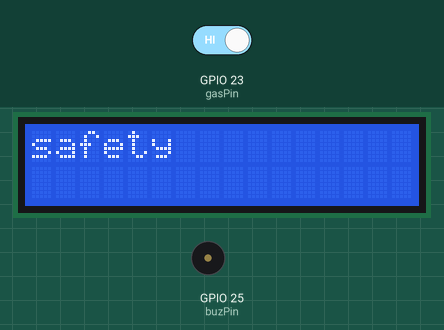
Simulated run of this sketch. Board: ESP32. On the bench: 16×2 character LCD, buzzer (waves = sounding). The inputs (shaded band) are chosen by the test bench; at power-on: GPIO 23 (gasPin) HIGH. What the sketch prints to the serial monitor is not drawn.

Above: at 1.2 s.
1.3 s: GPIO 23 (gasPin) driven LOW
At 2.0 s:
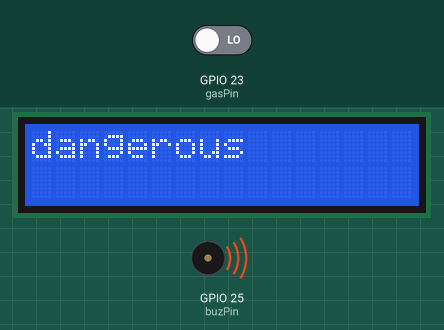
2.8 s: GPIO 23 (gasPin) driven HIGH
At 3.6 s:
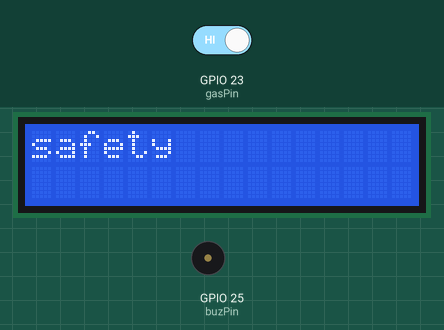
Timing chart, 0 to 5.8 s (numbered marks = the images above; inputs shaded):
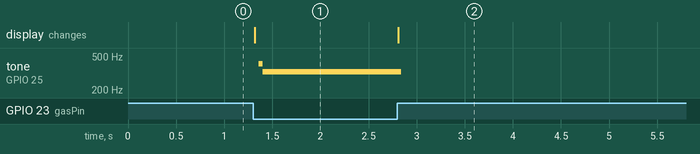

The sketch:

pj10_gas_lcd.ino
```cpp
/*
 * 项目: gas_lcd
 * 描述: LCD显示MQ2气体值,气体泄露警报
 * 编译IDE：ARDUINO IDE
 * 作者: http//www.keyes-robot.com
*/
#include <Wire.h>
#include <LiquidCrystal_I2C.h>

// 初始化LCD与I2C地址0x27, 16列和2行
LiquidCrystal_I2C mylcd(0x27, 16, 2);

#define gasPin 23    // 气体传感器输入引脚
#define buzPin 25    // 蜂鸣器输出引脚

// LCD显示更新的状态标志
boolean dangerDisplayed = 1;
boolean safetyDisplayed = 1;

void setup() {
  Serial.begin(9600);

  // 初始化LCD
  mylcd.init();
  mylcd.backlight();
  mylcd.clear();

  // 设置引脚模式
  pinMode(buzPin, OUTPUT);
  pinMode(gasPin, INPUT);

  // 显示初始消息
  mylcd.setCursor(0, 0);
  mylcd.print("safety");
}

void loop() {
  boolean gasVal = digitalRead(gasPin);  // 读取气体传感器值
  Serial.println(gasVal);

  if(gasVal == 0)  // 如果检测到危险气体
  {
    while(dangerDisplayed == 1)  // 如果需要，更新显示
    {
      mylcd.clear();
      mylcd.setCursor(0, 0);
      mylcd.print("dangerous");
      dangerDisplayed = 0;
      safetyDisplayed = 1;
    }

    // 声音报警蜂鸣器（短脉冲）
    digitalWrite(buzPin, HIGH);
    delay(1);
    digitalWrite(buzPin, LOW);
    delay(1);
  }
  else  // 未检测到危险气体
  {
    digitalWrite(buzPin, LOW);  // 确保蜂鸣器处于关闭状态

    while(safetyDisplayed == 1)  // 如果需要，更新显示
    {
      mylcd.clear();
      mylcd.setCursor(0, 0);
      mylcd.print("safety");
      dangerDisplayed = 1;
      safetyDisplayed = 0;
    }
  }
}
```

Measured:
- after the input at 1.3 s, tone on GPIO 25 (buzPin): silent → 407 Hz after 0.06 s, → 325 Hz 0.04 s later; the display: changes at once (image 1)
- after the input at 2.8 s, tone on GPIO 25 (buzPin): 325 Hz → silent at once; the display: changes at once (image 2)
